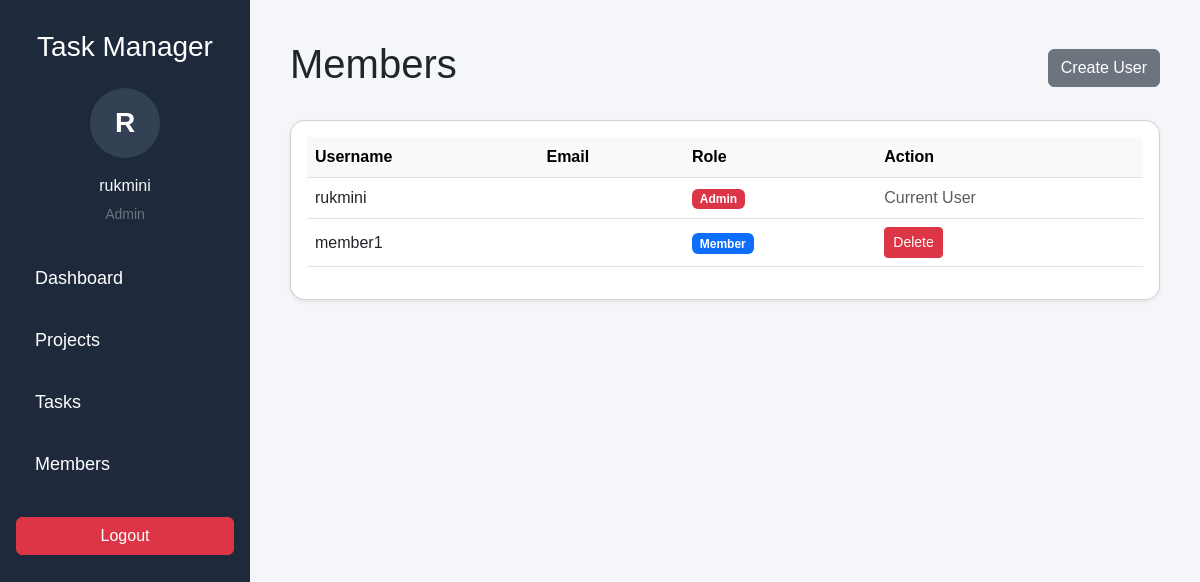
The app's page /members/ (signed in), older data.
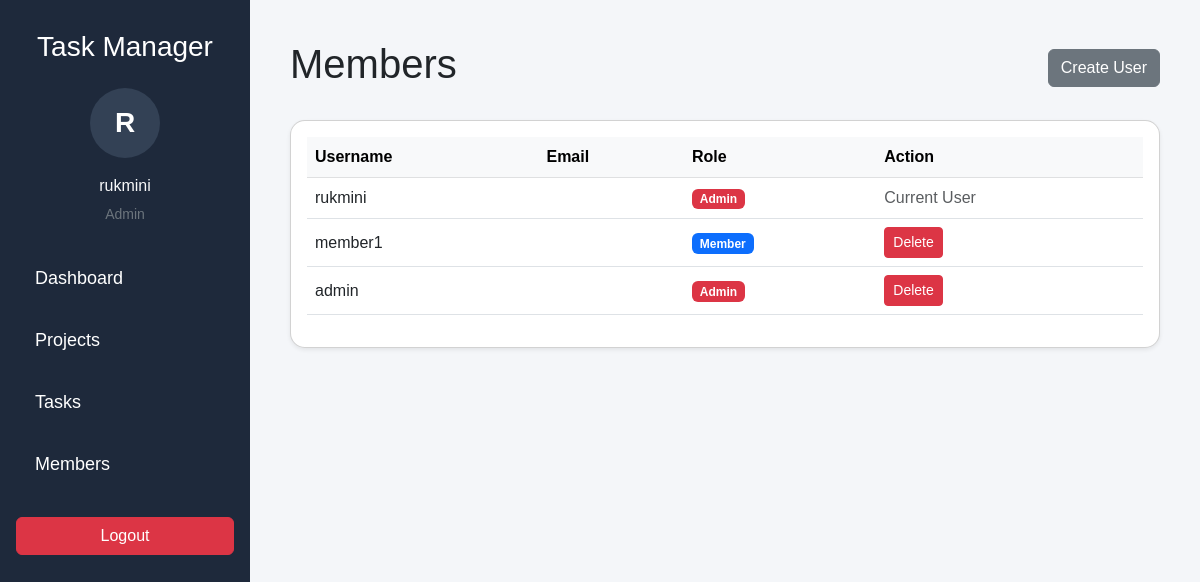
The same page, newer data.
### users/models.py (models this page shows)
class User(AbstractUser):
    ROLE_CHOICES = (
        ('admin', 'Admin'),
        ('member', 'Member'),
    )
    role = models.CharField(max_length=10, choices=ROLE_CHOICES)

### tasks/views.py (the view)
# urls.py: path('members/', members_page),
@login_required
def members_page(request):
    users = User.objects.all()
    return render(
        request,
        'members/members.html',
        {'users': users}
    )

### templates/members/members.html (shortened to what this page needs)
{% extends 'base.html' %}
{% block content %}
<div class="d-flex justify-content-between align-items-center mb-4">
    <h1>
        Members
    </h1>
    {% if request.user.role == 'admin' %}
    <a
        href="/create-user/"
        class="btn btn-secondary"
    >
        Create User
    </a>
    {% endif %}
</div>
<div class="card shadow-sm p-3">
    <table class="table table-hover bg-white align-middle">
        <thead class="table-light">
            <tr>
                <th>
                    Username
                </th>
                <th>
                    Email
                </th>
                <th>
                    Role
                </th>
                {% if request.user.role == 'admin' %}
                <th>
                    Action
                </th>
                {% endif %}
            </tr>
        </thead>
        <tbody>
            {% for user in users %}
            <tr>
                <td>
                    {{ user.username }}
                </td>
                <td>
                </td>
                <td>
                    {% if user.role == 'admin' %}
                    <span class="badge bg-danger">
                        Admin
                    </span>
                    {% else %}
                    <span class="badge bg-primary">
                        Member
                    </span>
                    {% endif %}
                </td>
                {% if request.user.role == 'admin' %}
                <td>
                    {% if request.user.id != user.id %}
                    <a
                        href="/delete-user/{{ user.id }}/"
                        class="btn btn-sm btn-danger"
                    >
                        Delete
                    </a>
                    {% else %}
                    <span class="text-muted">
                        Current User
                    </span>
                    {% endif %}
                </td>
                {% endif %}
            </tr>
            {% empty %}
            <tr>
                <td colspan="4" class="text-center py-4">
                    No members available
                </td>
            </tr>
            {% endfor %}
        </tbody>
    </table>
</div>
{% endblock %}

### templates/base.html (shortened to what this page needs)
<!DOCTYPE html>
<html>
<head>
    <link
    href="https://cdn.jsdelivr.net/npm/bootstrap@5.3.0/dist/css/bootstrap.min.css"
    rel="stylesheet">
</head>
<body>
<div class="sidebar">
    <h3 class="text-white text-center mb-4">
        Task Manager
    </h3>
    {% if request.user.is_authenticated %}
    <div class="text-center mb-4">
        <div class="profile-circle">
            {{ request.user.username|first|upper }}
        </div>
        <p class="text-light mt-3 mb-1">
            {{ request.user.username }}
        </p>
        <small class="text-secondary">
            {{ request.user.role|title }}
        </small>
    </div>
    <a href="/">
        Dashboard
    </a>
    <a href="/projects/">
        Projects
    </a>
    <a href="/tasks-page/">
        Tasks
    </a>
    <a href="/members/">
        Members
    </a>
    <form
        action="/logout/"
        method="POST"
        class="px-3 mt-4"
    >
        <button class="btn btn-danger w-100">
            Logout
        </button>
    </form>
    {% endif %}
</div>
<div class="content">
    {% block content %}
    {% endblock %}
</div>
</body>
</html>

### templates/base.html (style rules this page uses)
body { margin:0; background:#f4f6f9; font-family:Arial; }
.sidebar { width:250px; height:100vh; background:#1e293b; position:fixed; padding-top:30px; }
.sidebar a { display:block; color:white; text-decoration:none; padding:15px 25px; font-size:18px; border-radius:10px; margin:5px 10px; transition:0.3s; }
.content { margin-left:250px; padding:40px; overflow-x:auto; }
.card { border-radius:15px; transition:0.3s; }
.profile-circle { width:70px; height:70px; border-radius:50%; background:#334155; margin:auto; display:flex; align-items:center; justify-content:center; font-size:28px; color:white; font-weight:bold; }

Row changes from the older to the newer data that the page shows:
added User: username "admin", role "Admin"
